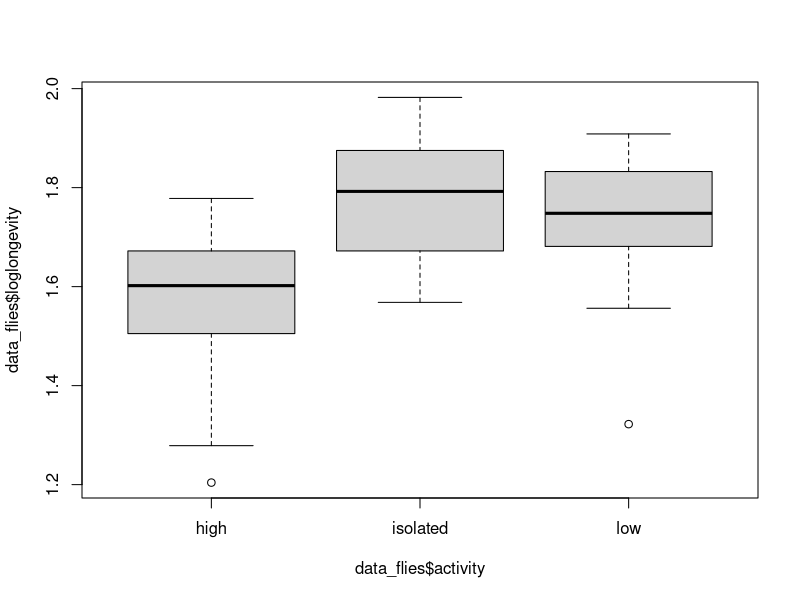
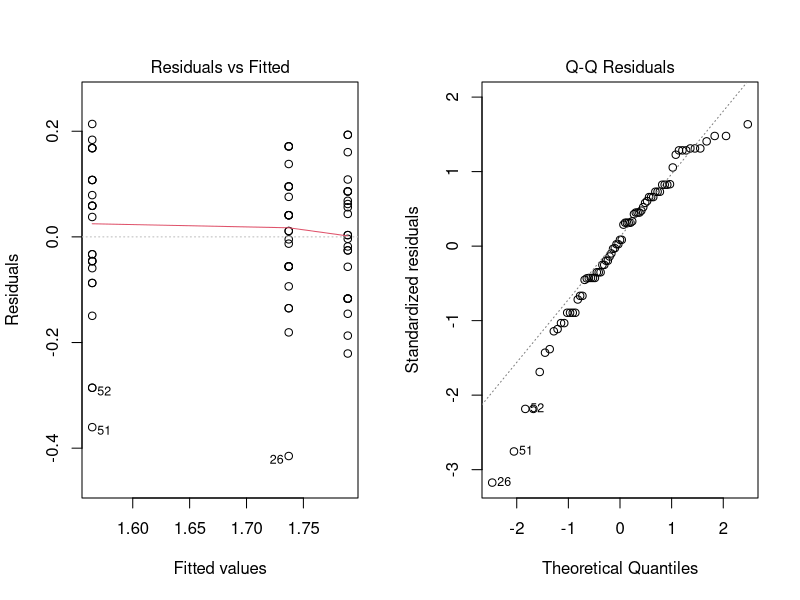
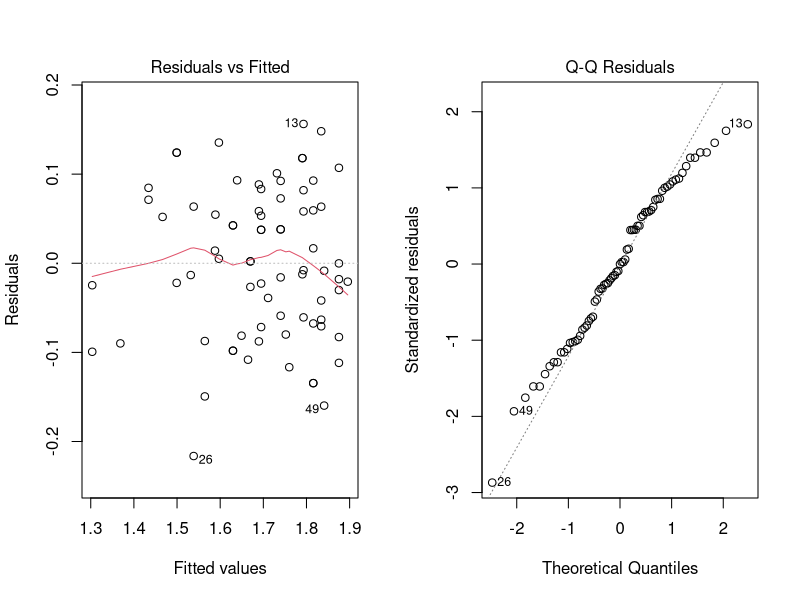
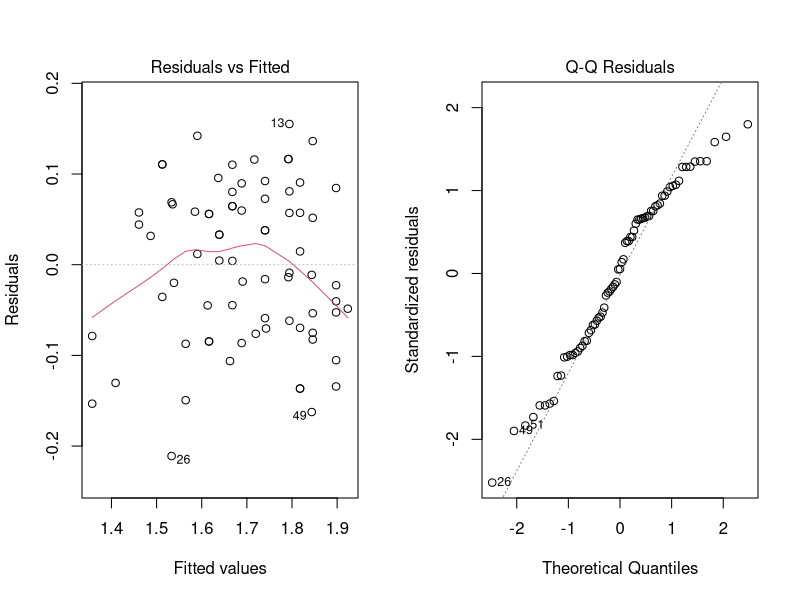
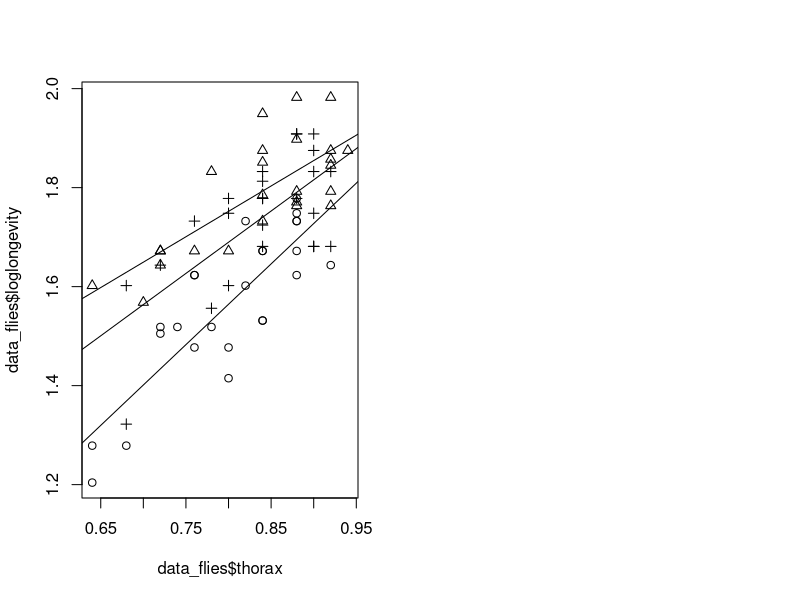
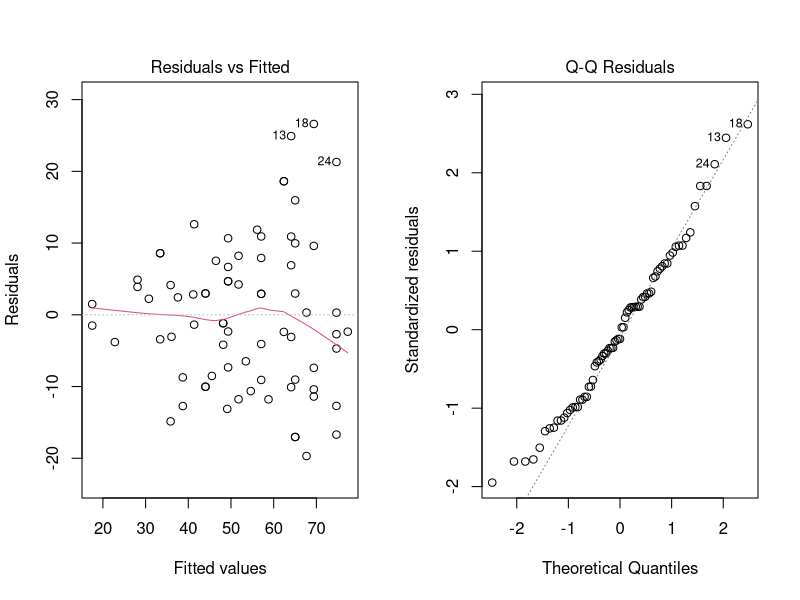
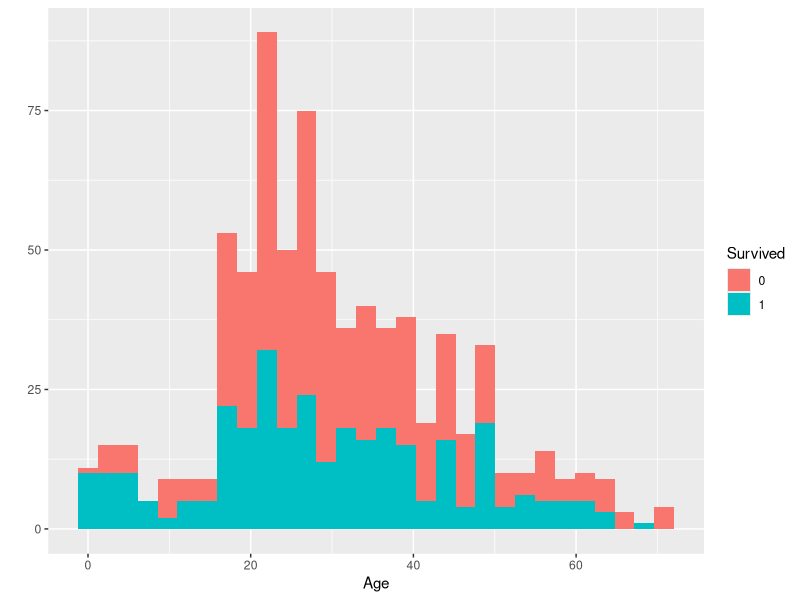
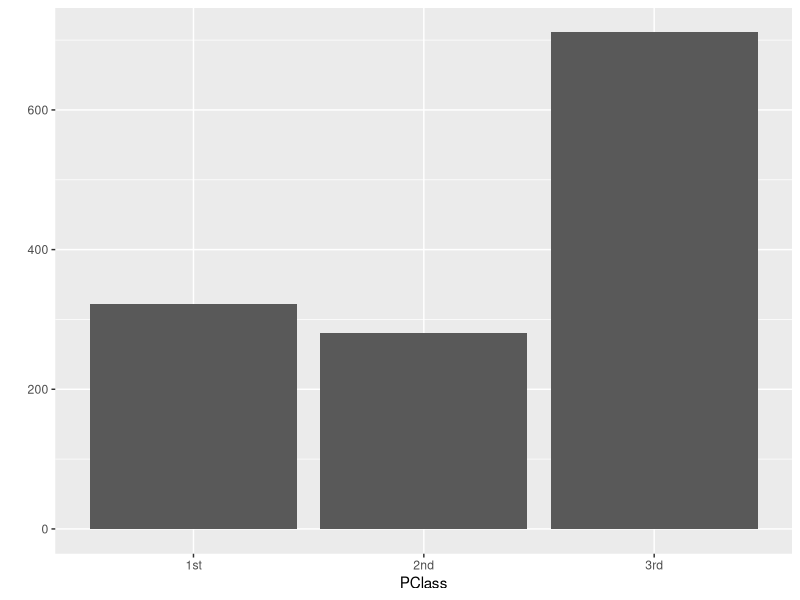

Write R code to recreate these figures, in order.
## ---- chunk 1
library(tidyverse)
library(rstudioapi)
library(lme4)
library(car)

knitr::opts_chunk$set(echo = TRUE)
setwd(dirname(getActiveDocumentContext()$path))
# round numbers to 3 digits
options(digits = 3)
## ---- chunk 2
data_flies <- read.table(file="data/fruitflies.txt", header=TRUE)
data_flies$activity <- as.factor(data_flies$activity)
# add loglongevity
data_flies <- data_flies %>% mutate(loglongevity = log10(longevity))
# make informative plot - boxplot
plot(data_flies$loglongevity~data_flies$activity)
## ---- chunk 3
# perform test to see if sexual activity has an effect on longevity
model <- lm(loglongevity~activity, data = data_flies) # prepare model
par(mfrow=c(1,2)); plot(model, 1); plot(model, 2) # investigate normality
# perform one-way ANOVA
anova(model); summary(model)$coefficients
## ---- chunk 4
# perform ANCOVA with interaction analysis
model_interaction <- lm(loglongevity~thorax*activity, data = data_flies) # prepare model
par(mfrow=c(1,2)); plot(model_interaction , 1); plot(model_interaction , 2) # investigate normality
anova(model_interaction)
## ---- chunk 5
# perform additive ANCOVA analysis
model <- lm(loglongevity~thorax+activity, data = data_flies) # prepare model
par(mfrow=c(1,2)); plot(model , 1); plot(model , 2) # investigate normality
anova(model); table <- summary(model)$coefficients; table
# extract model's parameter
intercept <- table[,1][1]; beta <- table[,1][2]
alpha_high <- 0; alpha_low <- table[,1][4]
alpha_isolated <- table[,1][3]
# calculate mean thorax
mean_thorax <- mean(data_flies$thorax)
# calculate estimates
estimate_high <- 10**(intercept + alpha_high + beta * mean_thorax)
estimate_low <- 10**(intercept + alpha_low + beta * mean_thorax)
estimate_isolated <- 10**(intercept + alpha_isolated + beta * mean_thorax)
estimates <- c(estimate_isolated, estimate_low, estimate_high)
activity_levels <- unique(as.character(data_flies$activity))
knitr::kable(data.frame(Activity = activity_levels,
                           `Longevity estimate` = estimates),
             caption = "Longevity estimates for average thorax fruit fly")
## ---- chunk 6
plot(data_flies$loglongevity~data_flies$thorax,pch=unclass(data_flies$activity))
for (i in activity_levels) { 
  abline(lm(loglongevity~thorax
            ,data=data_flies[data_flies$activity==i,]))}
## ---- chunk 7
# perform additive ANCOVA analysis
model <- lm(longevity~thorax+activity, data = data_flies) # prepare model
anova(model); table <- summary(model)$coefficients; table
# extract model's parameter
intercept <- table[,1][1]; beta <- table[,1][2]
alpha_high <- 0; alpha_low <- table[,1][4]
alpha_isolated <- table[,1][3]
# calculate mean thorax
mean_thorax <- mean(data_flies$thorax)
# calculate estimates
estimate_high <- intercept + alpha_high + beta * mean_thorax
estimate_low <- intercept + alpha_low + beta * mean_thorax
estimate_isolated <- intercept + alpha_isolated + beta * mean_thorax
estimates <- c(estimate_isolated, estimate_low, estimate_high)
activity_levels <- unique(as.character(data_flies$activity))
knitr::kable(data.frame(Activity = activity_levels,
                           `Longevity estimate` = estimates),
             caption = "Longevity estimates for average thorax fruit fly")
## ---- chunk 8
par(mfrow=c(1,2)); plot(model , 1); plot(model , 2) # investigate normality
## ---- chunk 9
titanic <- read.table(file="data/titanic.txt", header=TRUE)
titanic$Survived <- as.factor(titanic$Survived)
qplot(x = Age, fill = Survived, data = titanic)
qplot(x = PClass, data = titanic)
qplot(x = Sex, data = titanic)
qplot(x = Survived, fill = Sex, data = titanic)
qplot(x = Survived, fill = PClass, data = titanic)
qplot(x = Survived, y = Age, geom = "boxplot", data = titanic)
## ---- chunk 10
# what to do with NAs?
titanic$PClass <- as.factor(titanic$PClass)
titanic$Sex <- as.factor(titanic$Sex)
logistic <- glm(Survived~PClass+Age+Sex, data = titanic, family = binomial)
summary(logistic)
## ---- chunk 11
logistic_interaction <- glm(Survived~PClass*Age*Sex, data = titanic, family = binomial)
summary(logistic_interaction)$coefficients

# predict for 53 years and all PClass
classes <- as.character(unique(titanic$PClass))
sexes <- as.character(unique(titanic$Sex))
age <- 53
new_data <- expand.grid(PClass = classes, Sex = sexes, Age = age)
results <- predict(logistic, new_data, type="response")
final <- new_data %>% bind_cols(Survival = results)
knitr::kable(final)
## ---- chunk 12
new_model <- glm(Survived~PClass+Sex, data = titanic, family = binomial)
drop1(new_model,test="Chisq")
## ---- chunk 13
africa <- read.table(file="data/africa.txt", header=TRUE)
africa$pollib <- as.factor(africa$pollib)
poisson_model <- glm(miltcoup~oligarchy+pollib+parties+pctvote+popn+size+numelec+numregim,family=poisson,data=africa)
summary(poisson_model)
## ---- chunk 14
summary(glm(miltcoup~oligarchy+pollib+parties+pctvote+popn+size+numelec+numregim,family=poisson,data=africa)) # remove numelec

summary(glm(miltcoup~oligarchy+pollib+parties+pctvote+popn+size+numregim,family=poisson,data=africa)) # remove numregim

summary(glm(miltcoup~oligarchy+pollib+parties+pctvote+popn+size,family=poisson,data=africa)) # remove size

summary(glm(miltcoup~oligarchy+pollib+parties+pctvote+popn,family=poisson,data=africa)) # remove popn

summary(glm(miltcoup~oligarchy+pollib+parties+pctvote,family=poisson,data=africa)) # remove pctvote

final_poisson <- glm(miltcoup~oligarchy+pollib+parties,family=poisson,data=africa) # final
summary(final_poisson)
## ---- chunk 15
# get average values
new_data <- africa %>% mutate_if(is.numeric, mean) %>% select(-pollib, -miltcoup)
new_data <- new_data[1,]
avg_oligarchy <- new_data$oligarchy; avg_parties <- new_data$parties;
avg_pctvote <- new_data$pctvote; avg_popn <- new_data$popn;
avg_size <- new_data$size; avg_numelec <- new_data$numelec;
avg_numregim <- new_data$numregim
# get a list of polical liberalization levels
pollib <- as.character(unique(africa$pollib))
new_data <- expand.grid(oligarchy = avg_oligarchy, pollib = pollib,
                        parties = avg_parties, pctvote = avg_pctvote,
                        popn = avg_popn, size = avg_size,
                        numelec = avg_numelec, numregim = avg_numregim)
# full model
results <- predict(poisson_model, new_data, type="response")
final <- new_data %>% bind_cols(Prediction = results)
knitr::kable(final, caption = "Predictions with the full model")

# reduced model
results <- predict(final_poisson, new_data, type="response")
final <- new_data %>% bind_cols(Prediction = results)
knitr::kable(final, caption = "Predictions with the reduced model")
